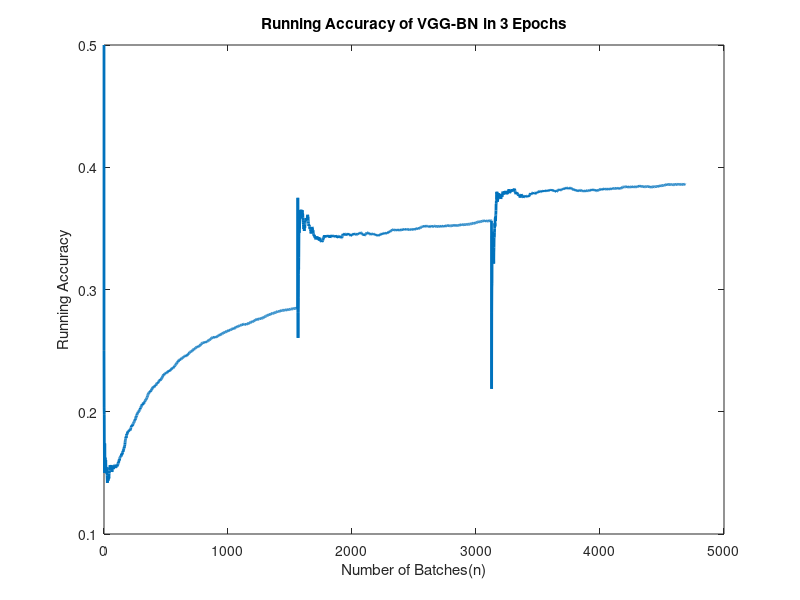

Recreate this plot in MATLAB.
clear;
clc;
clf;

stats = csvread("stats.csv");
plot(stats(:,1), stats(:,3)./stats(:,4), 'linewidth', 2); 

xlabel('Number of Batches(n)');
ylabel('Running Accuracy');
title('Running Accuracy of VGG-BN in 3 Epochs');